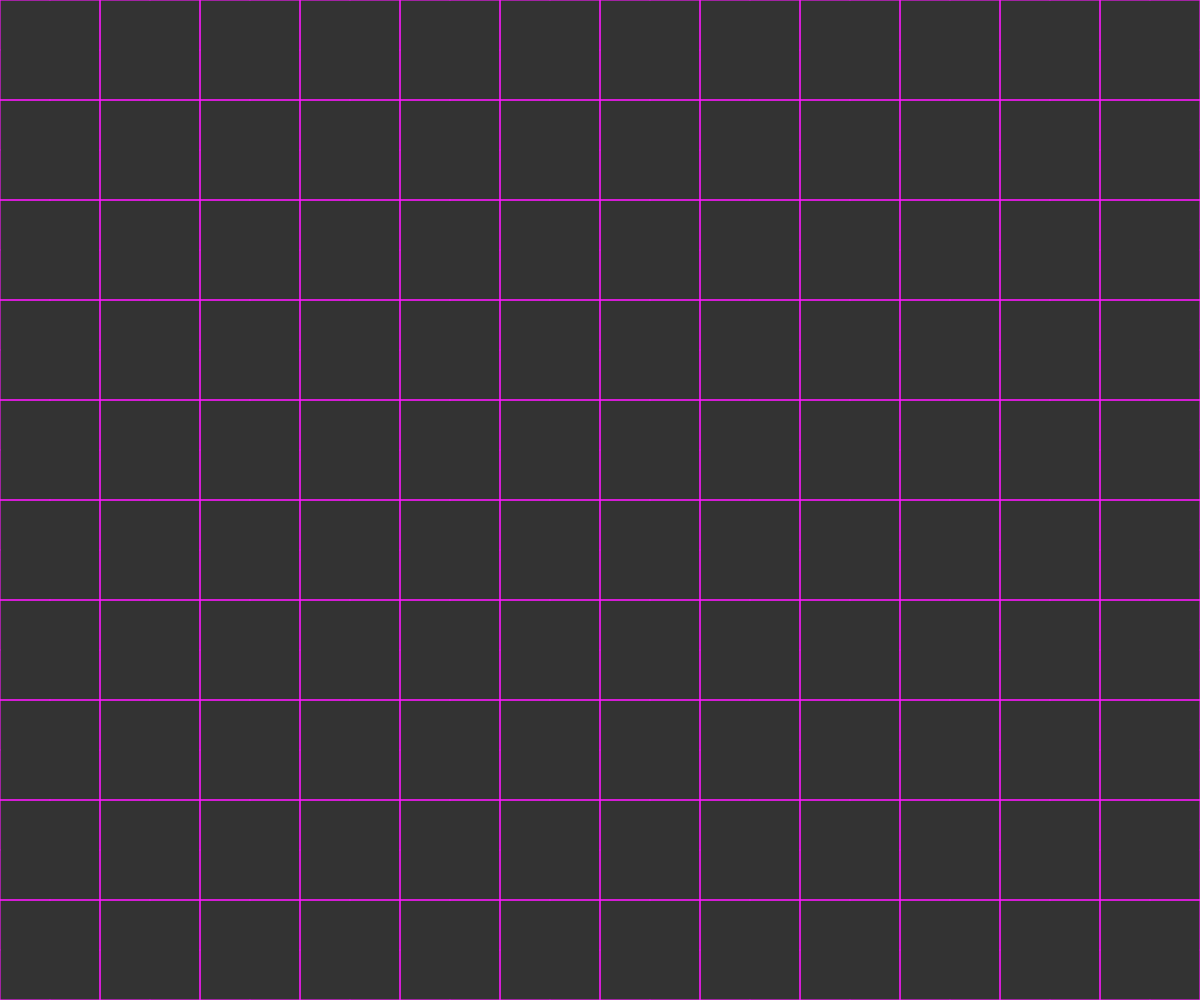
Frame 1 (no input)
Frame 60 (no input): identical to frame 1, image omitted
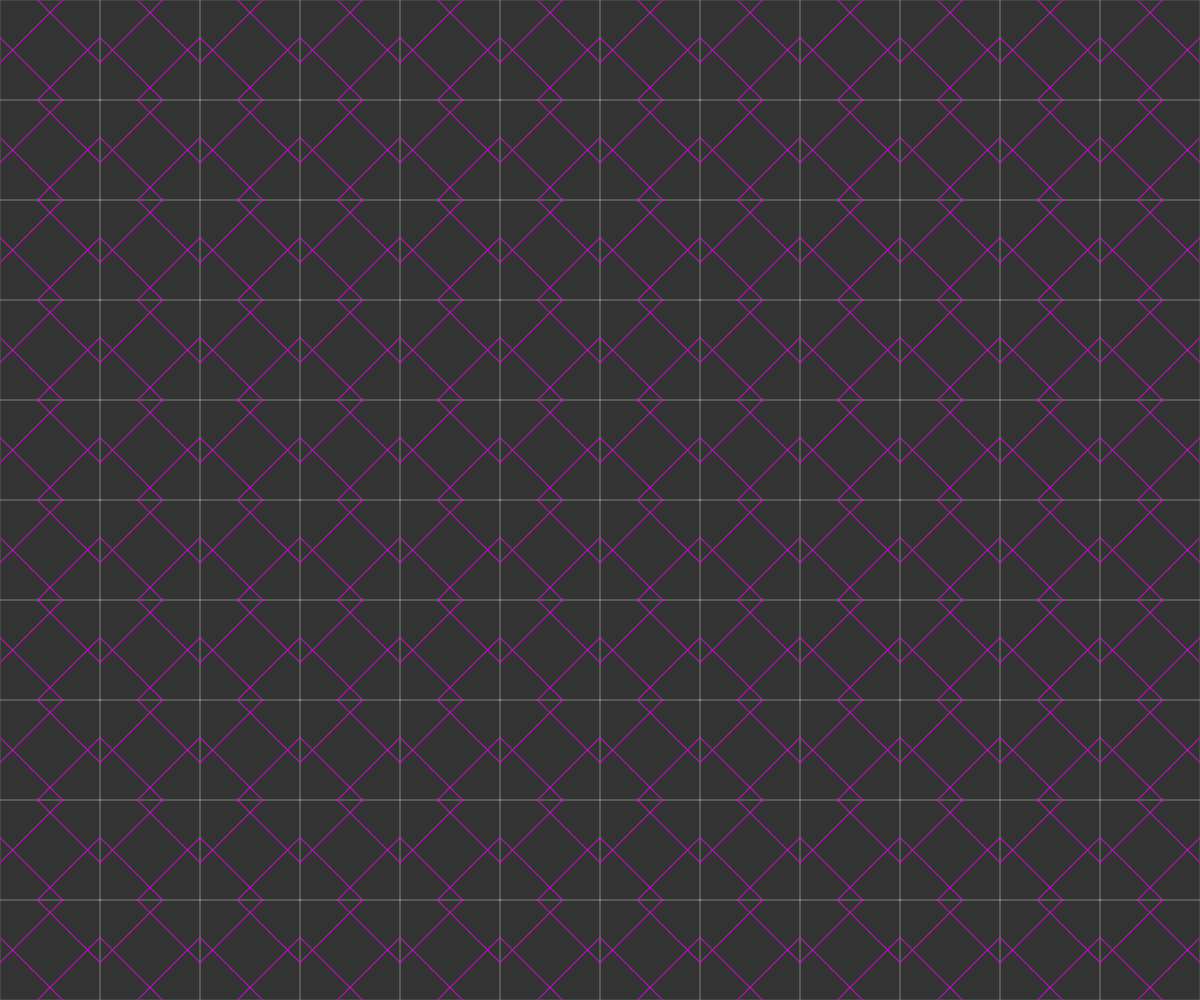
Frame 120 (the mouse pressed at the canvas centre since frame 60)

The p5.js sketch that drew these frames (run headless with seeded random() and noise() and a simulated clock; from frame 60 on, the mouse is pressed at the canvas centre):

// p5.js sketch
// ── sketch.js
const polys = [];

const MAX_DELTA = 25;
const MAX_ANGLE = 90;

let deltaSlider;
let angleSlider;

function setup() {
  createCanvas(windowWidth, windowHeight);

  const inc = 100;
  for (let x = 0; x < width; x += inc) {
    for (let y = 0; y < height; y += inc) {
      const poly = new Polygon(4);
      poly.addVertex(x, y);
      poly.addVertex(x + inc, y);
      poly.addVertex(x + inc, y + inc);
      poly.addVertex(x, y + inc);
      poly.close();
      polys.push(poly);
    }
  }
}

function draw() {
  background(51);

  delta = map(mouseX, 0, width, 0, MAX_DELTA);
  angle = map(mouseY, 0, height, 0, MAX_ANGLE);

  for (const poly of polys) {
    poly.hankin();
    poly.show();
  }
}

// ── edge.js
class Edge {
  constructor(a, b) {
    this.a = a;
    this.b = b;
  }

  show() {
    stroke(255, 50);
    line(this.a.x, this.a.y, this.b.x, this.b.y);
    this.h1.show();
    this.h2.show();
  }

  hankin(sides) {
    const mid = p5.Vector.add(this.a, this.b);
    mid.mult(0.5);

    const v1 = p5.Vector.sub(this.a, mid);
    const v2 = p5.Vector.sub(this.b, mid);

    const elen = v1.mag() + delta;

    let offset1 = mid,
      offset2 = mid;
    if (delta > 0) {
      v1.setMag(delta);
      v2.setMag(delta);
      offset1 = p5.Vector.add(mid, v2);
      offset2 = p5.Vector.add(mid, v1);
    }
    v1.normalize();
    v2.normalize();

    v1.rotate(radians(-angle));
    v2.rotate(radians(angle));

    const interior = ((sides - 2) * PI) / sides;
    const alpha = interior * 0.5;
    const beta = PI - radians(angle) - alpha;
    const hlen = (elen * sin(alpha)) / sin(beta);

    v1.setMag(hlen);
    v2.setMag(hlen);

    this.h1 = new Hankin(offset1, v1);
    this.h2 = new Hankin(offset2, v2);
  }
}

// ── hankin.js
class Hankin {
  constructor(a, v) {
    this.a = a;
    this.v = v;
    this.b = p5.Vector.add(a, v);
  }

  show() {
    stroke(255, 0, 255);
    line(this.a.x, this.a.y, this.b.x, this.b.y);
  }
}

// ── polygon.js
class Polygon {
  constructor(n) {
    this.vertices = [];
    this.edges = [];
    this.sides = n;
  }

  addVertex(x, y) {
    const a = createVector(x, y);
    const total = this.vertices.length;
    if (total > 0) {
      const prev = this.vertices[total - 1];
      const edge = new Edge(prev, a);
      this.edges.push(edge);
    }
    this.vertices.push(a);
  }

  close() {
    const total = this.vertices.length;
    const last = this.vertices[total - 1];
    const first = this.vertices[0];
    const edge = new Edge(last, first);
    this.edges.push(edge);
  }

  hankin() {
    for (const edge of this.edges) {
      edge.hankin(this.sides);
    }
  }

  show() {
    for (const edge of this.edges) {
      edge.show();
    }
  }
}
